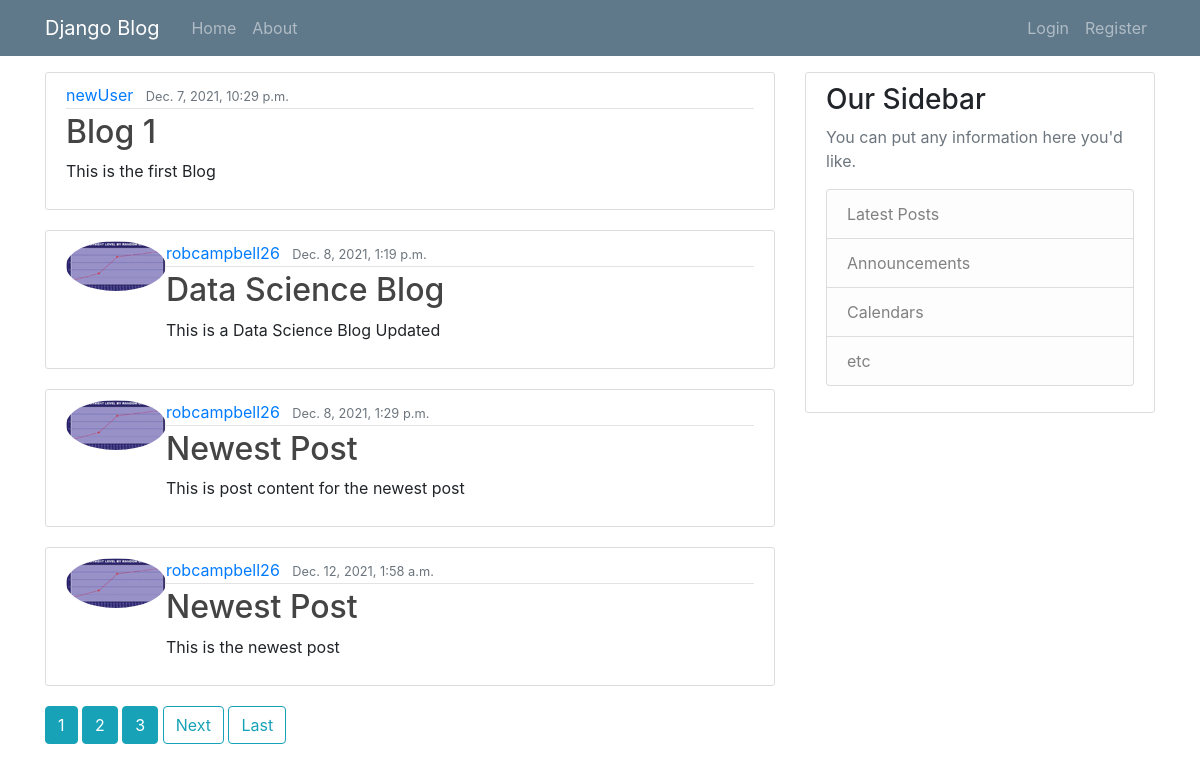
The page / on the database its author committed.
### blog/models.py (models this page shows, shortened)
class Post(models.Model):
    title = models.CharField(max_length=100)
    content = models.TextField()
    date_posted = models.DateTimeField(default=timezone.now)
    author = models.ForeignKey(User, on_delete=models.CASCADE)

### users/models.py (models this page shows, shortened)
class Profile(models.Model):
    user = models.OneToOneField(User, on_delete=models.CASCADE)
    image = models.ImageField(default='default.png', upload_to='profile_pics')

### blog/views.py (the view)
# urls.py: path('', PostListView.as_view(), name='blog-home'),
class PostListView(ListView):
    model = Post
    template_name = 'blog/home.html'
    context_object_name = 'posts'
    ordering = ['date_posted']
    paginate_by = 4

### blog/templates/blog/home.html (shortened to what this page needs)
{% extends "blog/base.html"%}
{% block content%}
{% for post in posts%}
    <article class="media content-section">
        <img class="rounded-circle article-image" src="{{ post.author.profile.image.url }}">
        <div class="media-body">
            <div class="article-metadata">
                <a class="mr-2" href="{% url 'user-posts' post.author.username %}">{{ post.author }}</a>
                <small class="text-muted">{{ post.date_posted }}</small>
            </div>
            <h2><a class="article-title" href="{% url 'post-detail' post.id %}">{{ post.title }}</a></h2>
            <p class="article-content">{{ post.content }}</p>
        </div>
    </article>
{% endfor %}
{% if is_paginated %}
    {% for num in page_obj.paginator.page_range %}
        {% if page_obj.number == num %}
            <a class="btn btn-info mb-4" href="?page={{ num }}">{{ num }}</a>
        {% elif num > page_obj.number|add:'-3' and num < page_obj.number|add:'3'%}
            <a class="btn btn-info mb-4" href="?page={{ num }}">{{ num }}</a>
        {% endif %}
    {% endfor %}
    {% if page_obj.has_next %}
        <a class="btn btn-outline-info mb-4" href="?page={{page_obj.next_page_number}}">Next</a>
        <a class="btn btn-outline-info mb-4" href="?page={{ page_obj.paginator.num_pages }}">Last</a>
    {% endif %}
{% endif %}
{% endblock content %}

### blog/templates/blog/base.html (shortened to what this page needs)
<!DOCTYPE html>
{% load static %}
<html lang="en">
<head>
  <link rel="stylesheet", type="text/css", href="{% static 'blog/main.css' %}">
  <link rel="stylesheet" href="https://maxcdn.bootstrapcdn.com/bootstrap/4.0.0/css/bootstrap.min.css">
</head>
<body>
  <header class="site-header">
    <nav class="navbar navbar-expand-md navbar-dark bg-steel fixed-top">
      <div class="container">
        <a class="navbar-brand mr-4" href="/">Django Blog</a>
        <div class="collapse navbar-collapse" id="navbarToggle">
          <div class="navbar-nav mr-auto">
            <a class="nav-item nav-link" href="{% url 'blog-home' %}">Home</a>
            <a class="nav-item nav-link" href="{% url 'blog-about' %}">About</a>
          </div>
          <div class="navbar-nav">
            {% if user.is_authenticated %}
              <a class="nav-item nav-link" href=" {% url 'post-create' %}">New Post</a>
              <a class="nav-item nav-link" href=" {% url 'profile' %}">Profile</a>
              <a class="nav-item nav-link" href=" {% url 'logout' %}">Logout</a>
            {% else %}
              <a class="nav-item nav-link" href=" {% url 'login' %}">Login</a>
              <a class="nav-item nav-link" href="{% url 'register' %}">Register</a>
            {% endif %}
          </div>
        </div>
      </div>
    </nav>
  </header>
  <br>
  <br>
  <br>
  <main role="main" class="container">
    <div class="row">
      <div class="col-md-8">
        {% block content %}{% endblock %}
      </div>
      <div class="col-md-4">
        <div class="content-section">
          <h3>Our Sidebar</h3>
          <p class='text-muted'>You can put any information here you'd like.
            <ul class="list-group">
              <li class="list-group-item list-group-item-light">Latest Posts</li>
              <li class="list-group-item list-group-item-light">Announcements</li>
              <li class="list-group-item list-group-item-light">Calendars</li>
              <li class="list-group-item list-group-item-light">etc</li>
            </ul>
          </p>
        </div>
      </div>
    </div>
  </main>
</body>
</html>

### blog/static/blog/main.css (style rules this page uses)
body { background: #fafafa; color: #333333; margin-top: 5rem; }
h1, h2, h3, h4, h5, h6 { color: #444444; }
ul { margin: 0; }
.bg-steel { background-color: #5f788a; }
.site-header .navbar-nav .nav-link { color: #cbd5db; }
.content-section { background: #ffffff; padding: 10px 20px; border: 1px solid #dddddd; border-radius: 3px; margin-bottom: 20px; }
.article-title { color: #444444; }
.article-content { white-space: pre-line; }
.article-metadata { padding-bottom: 1px; margin-bottom: 4px; border-bottom: 1px solid #e3e3e3 }

### rows shown on the page
Post: author "newUser", date_posted "Dec. 7, 2021, 10:29 p.m.", title "Blog 1", content "This is the first Blog"
Post: author.profile.image (picture), author "robcampbell26", date_posted "Dec. 8, 2021, 1:19 p.m.", title "Data Science Blog", content "This is a Data Science Blog Updated"
Post: author.profile.image (picture), author "robcampbell26", date_posted "Dec. 8, 2021, 1:29 p.m.", title "Newest Post", content "This is post content for the newest post"
Post: author.profile.image (picture), author "robcampbell26", date_posted "Dec. 12, 2021, 1:58 a.m.", title "Newest Post", content "This is the newest post"

### other values the page prints
{{ num }} "1"
{{ num }} "2" "3"
